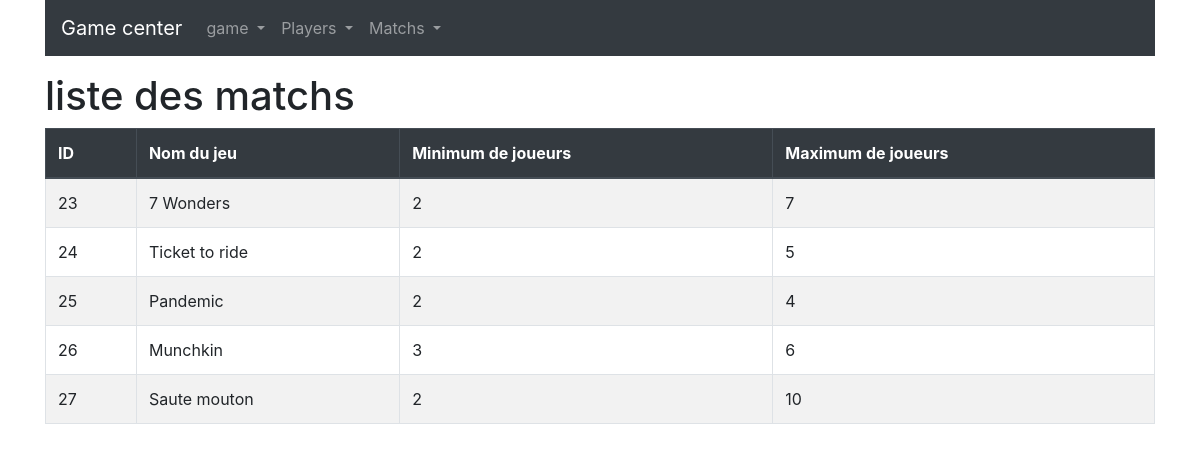
The app's page /wf3_php_final_sorenn/index.php?controler=game&methode=list with its own data.
### tables this page shows
CREATE TABLE `game` (
  `id` int(11) NOT NULL,
  `title` varchar(50) NOT NULL,
  `min_players` int(2) NOT NULL,
  `max_players` int(2) NOT NULL
);

### wf3_php_final_sorenn/Controlers/Controler.php (called while the page is built, shortened)
<?php
abstract class Controler
{
    public function affichage($fichier, array $parametres = [])
    {
        extract($parametres);
        include "vues/$fichier";
    }
}

### wf3_php_final_sorenn/Controlers/GameControler.php (called while the page is built, shortened)
<?php
class GameControler extends Controler
{
    public function list()
    {
        $games = Bdd::selection("game");
        $this->affichage("game/list.html.php", [
            "h1" => "liste des matchs",
            "games" => $games,
        ]);
    }
}

### wf3_php_final_sorenn/index.php (called while the page is built, shortened)
<?php
$methode = $_GET["methode"] ?? "list";
$id = $_GET["id"] ?? null;
$classControler = new $callControler;
$classControler->$methode($id);

### wf3_php_final_sorenn/inc/autoload.php (called while the page is built, shortened)
<?php
function classAuto($class)
{
    $class = str_replace("\\", "/", $class);
}

### wf3_php_final_sorenn/Modeles/Bdd.php (called while the page is built, shortened)
<?php
abstract class Bdd
{
    static public function connection(): Object
    {
        return new PDO("mysql:host=localhost;dbname=wf3_php_final_sorenn", "root", "");
    }
    static public function selection(string $table)
    {
        $class = "Modeles\Entities\\" . ucfirst($table);
        $request = self::connection()->query("SELECT * FROM $table");
        $request->setFetchMode(PDO::FETCH_CLASS, $class);
        return $request->fetchall();
    }
}

### wf3_php_final_sorenn/Modeles/Entities/BaseEntity.php (called while the page is built, shortened)
<?php
abstract class BaseEntity
{
    protected $id;
    public function getId()
    {
        return $this->id;
    }
}

### wf3_php_final_sorenn/Modeles/Entities/Game.php (called while the page is built, shortened)
<?php
class Game extends BaseEntity
{
    private $title;
    private $min_players;
    private $max_players;
    public function getTitle()
    {
        return $this->title;
    }
    public function getMin_players()
    {
        return $this->min_players;
    }
    public function getMax_players()
    {
        return $this->max_players;
    }
}

### wf3_php_final_sorenn/vues/game/list.html.php (the view)
<table class="table table-bordered table-striped">
    <thead class="thead-dark">
        <th>ID</th>
        <th>Nom du jeu</th>
        <th>Minimum de joueurs</th>
        <th>Maximum de joueurs</th>
    </thead>
    <tbody>
        <?php foreach ($games as $game) : ?>
            <tr>
                <td>
                    <?= $game->getId() ?>
                </td>
                <td>
                    <?= $game->getTitle() ?>
                </td>
                <td>
                    <?= $game->getMin_players() ?>
                </td>
                <td>
                    <?= $game->getMax_players() ?>
                </td>
            </tr>
        <?php endforeach; ?>
    </tbody>
</table>

### records on screen
game: id "23", title "7 Wonders", min_players "2", max_players "7"
game: id "24", title "Ticket to ride", min_players "2", max_players "5"
game: id "25", title "Pandemic", min_players "2", max_players "4"
game: id "26", title "Munchkin", min_players "3", max_players "6"
game: id "27", title "Saute mouton", min_players "2", max_players "10"

### other values on screen
$h1 "liste des matchs"
